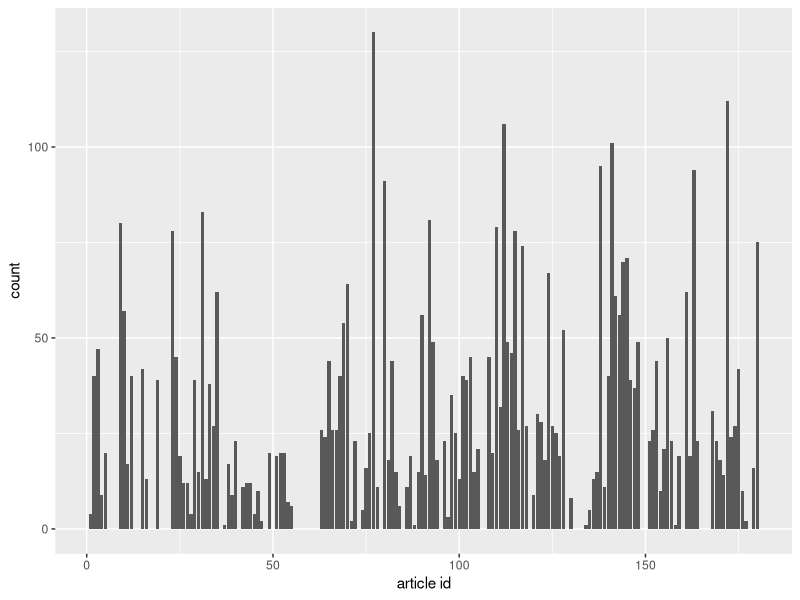
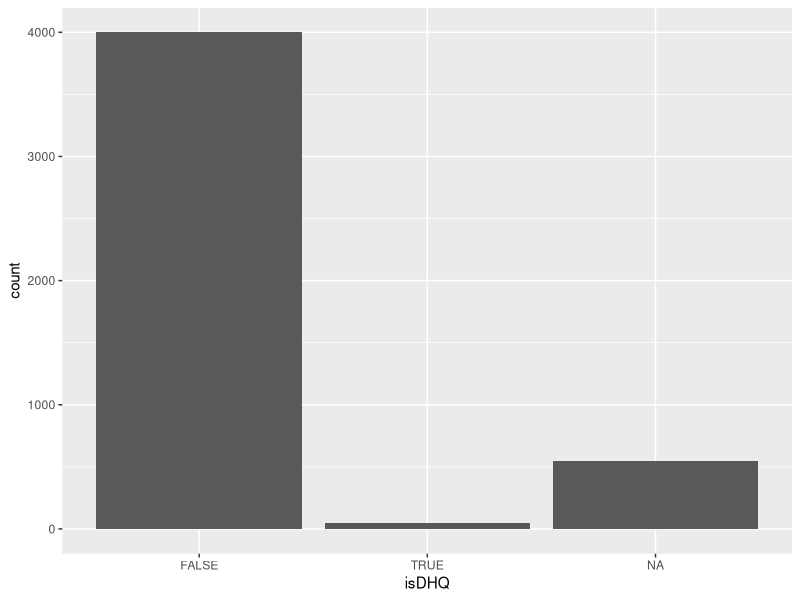
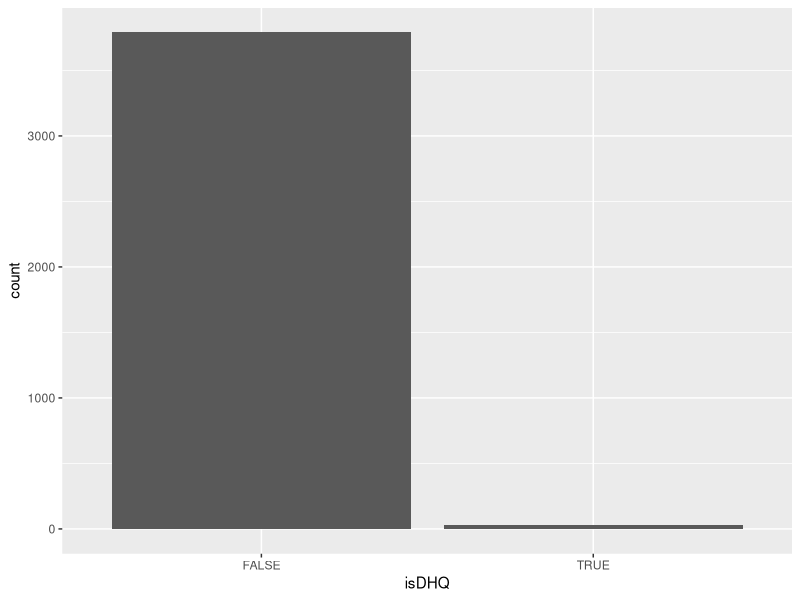
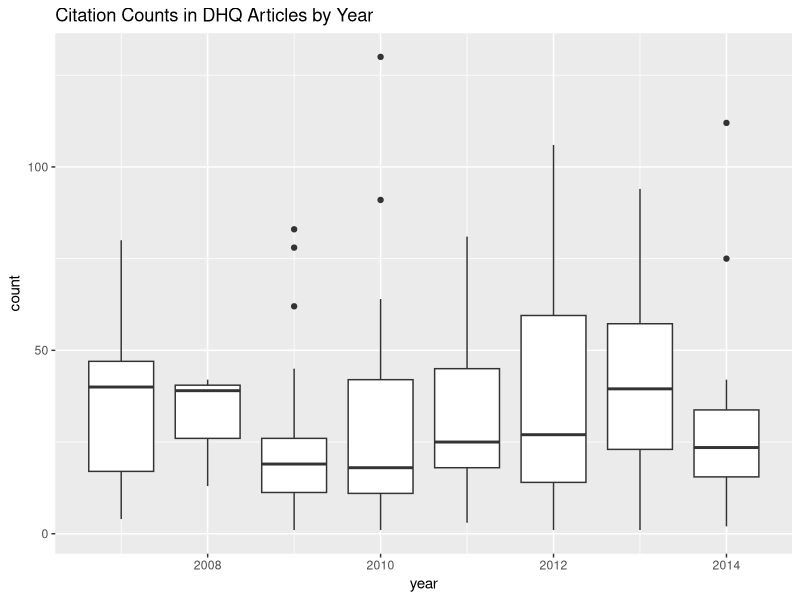

The R source for these figures, in order:
## ---- chunk 1
library(tidyverse)

dhq_articles  <- read_tsv(file = "./data/dhq_ivmooc_data/dhq_articles.tsv") %>%
  mutate (
    isDHQ = as.logical(isDHQ))

dhq_articles_biblio <- read_tsv(file = "./data/dhq_ivmooc_data/works_cited_in_dhq.tsv") %>%
  mutate(
    year = as.integer(year),
    isDHQ = as.logical(isDHQ)
  )

# original works_cited_in_dhq.tsv modified to correct parsing failures:
# 1558: year column added
# 2030: curly quote fixed
# 1801: missing quote in title
## ---- chunk 2

dhq_cited_works <- dhq_articles %>%
  mutate(`ref list` = strsplit(`reference IDs`," \\| ")) %>%
  unnest(`ref list`) %>%
  group_by(`article id`)  %>%
  mutate(index = row_number()) %>%
  spread(index, `ref list`) %>%
  ungroup() %>%
  gather(
    "index",
    "citation",
    -(`article id`:isDHQ) #excluding this range from the gather
    ) %>%
  na.omit(`citation`) %>%
  select(citation,everything(),-isDHQ) %>% #dhqmaking citation the left-most varible in our tibble and removing the `isDHQ` associated with the article
  left_join(
    dhq_articles_biblio %>%
      select(`article id`,isDHQ),
    by = c('citation' = 'article id')
  ) %>%
  arrange(citation)

## ---- chunk 3
dhq_cited_works %>%
  ggplot() +
  geom_bar() +
  aes(x=`article id`)
## ---- chunk 4
dhq_cited_works %>%
  ggplot() +
  geom_bar() +
  aes(x = isDHQ)
## ---- chunk 5
dhq_articles_biblio %>%
  ggplot() +
  geom_bar() +
  aes(x = isDHQ)
## ---- chunk 6
dhq_cited_works %>%
  group_by(`article id`,year) %>%
  summarize(count=n()) %>%
  ggplot() +
  geom_boxplot() +
  aes(x = year, group= year,y = count) +
  ggtitle("Citation Counts in DHQ Articles by Year")
## ---- chunk 7

## ---- chunk 8

